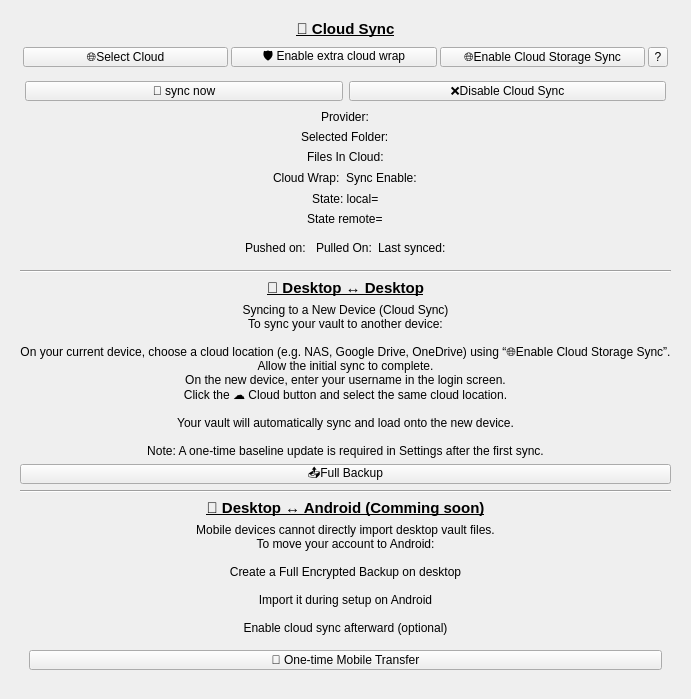
                 <widget class="QWidget" name="scrollAreaWidgetContents_11">
                  <property name="geometry">
                   <rect>
                    <x>0</x>
                    <y>0</y>
                    <width>458</width>
                    <height>531</height>
                   </rect>
                  </property>
                  <layout class="QHBoxLayout" name="horizontalLayout_64">
                   <item>
                    <widget class="QWidget" name="widget_82" native="true">
                     <layout class="QVBoxLayout" name="verticalLayout_49">
                      <item>
                       <widget class="QLabel" name="label_64">
                        <property name="font">
                         <font>
                          <pointsize>11</pointsize>
                          <weight>75</weight>
                          <bold>true</bold>
                          <underline>true</underline>
                         </font>
                        </property>
                        <property name="layoutDirection">
                         <enum>Qt::LeftToRight</enum>
                        </property>
                        <property name="text">
                         <string>🌐 Cloud Sync</string>
                        </property>
                        <property name="alignment">
                         <set>Qt::AlignCenter</set>
                        </property>
                        <property name="margin">
                         <number>1</number>
                        </property>
                       </widget>
                      </item>
                      <item>
                       <widget class="QWidget" name="widget_40" native="true">
                        <layout class="QHBoxLayout" name="horizontalLayout_27">
                         <property name="spacing">
                          <number>3</number>
                         </property>
                         <property name="leftMargin">
                          <number>3</number>
                         </property>
                         <property name="topMargin">
                          <number>3</number>
                         </property>
                         <property name="rightMargin">
                          <number>3</number>
                         </property>
                         <property name="bottomMargin">
                          <number>3</number>
                         </property>
                         <item>
                          <widget class="QPushButton" name="select_cloud">
                           <property name="minimumSize">
                            <size>
                             <width>0</width>
                             <height>20</height>
                            </size>
                           </property>
                           <property name="toolTip">
                            <string>Select or re-link your cloud folder (use this if the folder was moved or is missing).</string>
                           </property>
                           <property name="text">
                            <string>🌐Select Cloud</string>
                           </property>
                          </widget>
                         </item>
                         <item>
                          <widget class="QPushButton" name="extra_cloud_wrap">
                           <property name="minimumSize">
                            <size>
                             <width>0</width>
                             <height>20</height>
                            </size>
                           </property>
                           <property name="toolTip">
                            <string>Add an extra encryption layer to the cloud copy (on top of normal vault encryption). Your data stays unreadable to the provider.</string>
                           </property>
                           <property name="text">
                            <string>🛡️ Enable extra cloud wrap</string>
                           </property>
                          </widget>
                         </item>
                         <item>
                          <widget class="QPushButton" name="move_vault_to_cloud">
                           <property name="minimumSize">
                            <size>
                             <width>0</width>
                             <height>20</height>
                            </size>
                           </property>
                           <property name="toolTip">
                            <string>Convert this local vault to a cloud-backed vault at the selected provider</string>
                           </property>
                           <property name="text">
                            <string>🌐Enable Cloud Storage Sync</string>
                           </property>
                          </widget>
                         </item>
                         <item>
                          <widget class="QToolButton" name="bowser_btn_7">
                           <property name="minimumSize">
                            <size>
                             <width>0</width>
                             <height>20</height>
                            </size>
                           </property>
                           <property name="acceptDrops">
                            <bool>false</bool>
                           </property>
                           <property name="toolTip">
                            <string>Show a quick tour for this page</string>
                           </property>
                           <property name="styleSheet">
                            <string notr="true">padding:1</string>
                           </property>
                           <property name="inputMethodHints">
                            <set>Qt::ImhNone</set>
                           </property>
                           <property name="text">
                            <string>?</string>
                           </property>
                           <property name="popupMode">
                            <enum>QToolButton::DelayedPopup</enum>
                           </property>
                           <property name="toolButtonStyle">
                            <enum>Qt::ToolButtonIconOnly</enum>
                           </property>
                           <property name="autoRaise">
                            <bool>false</bool>
                           </property>
                           <property name="arrowType">
                            <enum>Qt::NoArrow</enum>
                           </property>
                          </widget>
                         </item>
                        </layout>
                       </widget>
                      </item>
                      <item>
                       <widget class="QWidget" name="widget_83" native="true">
                        <layout class="QHBoxLayout" name="horizontalLayout_40">
                         <property name="leftMargin">
                          <number>5</number>
                         </property>
                         <property name="topMargin">
                          <number>5</number>
                         </property>
                         <property name="rightMargin">
                          <number>5</number>
                         </property>
                         <property name="bottomMargin">
                          <number>3</number>
                         </property>
                         <item>
                          <widget class="QPushButton" name="on_sync_now">
                           <property name="minimumSize">
                            <size>
                             <width>0</width>
                             <height>20</height>
                            </size>
                           </property>
                           <property name="toolTip">
                            <string>Push/pull the latest changes with the cloud immediately</string>
                           </property>
                           <property name="styleSheet">
                            <string notr="true"/>
                           </property>
                           <property name="text">
                            <string>🔄 sync now</string>
                           </property>
                          </widget>
                         </item>
                         <item>
                          <widget class="QPushButton" name="stop_cloud_sync">
                           <property name="minimumSize">
                            <size>
                             <width>0</width>
                             <height>20</height>
                            </size>
                           </property>
                           <property name="toolTip">
                            <string>Pause/stop background sync until you re-enable it</string>
                           </property>
                           <property name="text">
                            <string>❌Disable Cloud Sync</string>
                           </property>
                          </widget>
                         </item>
                        </layout>
                       </widget>
                      </item>
                      <item alignment="Qt::AlignHCenter">
                       <widget class="QLabel" name="provid">
                        <property name="text">
                         <string>Provider:</string>
                        </property>
                       </widget>
                      </item>
                      <item alignment="Qt::AlignHCenter">
                       <widget class="QLabel" name="selectfolder">
                        <property name="text">
                         <string>Selected Folder:</string>
                        </property>
                       </widget>
                      </item>
                      <item alignment="Qt::AlignHCenter">
                       <widget class="QLabel" name="file_in_cloud">
                        <property name="text">
                         <string>Files In Cloud:</string>
                        </property>
                       </widget>
                      </item>
                      <item alignment="Qt::AlignHCenter">
                       <widget class="QWidget" name="widget_91" native="true">
                        <layout class="QHBoxLayout" name="horizontalLayout_74">
                         <property name="leftMargin">
                          <number>1</number>
                         </property>
                         <property name="topMargin">
                          <number>1</number>
                         </property>
                         <property name="rightMargin">
                          <number>1</number>
                         </property>
                         <property name="bottomMargin">
                          <number>1</number>
                         </property>
                         <item>
                          <widget class="QLabel" name="extrawrap">
                           <property name="text">
                            <string>Cloud Wrap:</string>
                           </property>
                          </widget>
                         </item>
                         <item>
                          <widget class="QLabel" name="auto_syncset">
                           <property name="text">
                            <string>Sync Enable:</string>
                           </property>
                          </widget>
                         </item>
                        </layout>
                       </widget>
                      </item>
                      <item alignment="Qt::AlignHCenter">
                       <widget class="QLabel" name="statusloc">
                        <property name="text">
                         <string>State: local=</string>
                        </property>
                       </widget>
                      </item>
                      <item alignment="Qt::AlignHCenter">
                       <widget class="QLabel" name="statusremote">
                        <property name="text">
                         <string>State remote=</string>
                        </property>
                       </widget>
                      </item>
                      <item alignment="Qt::AlignHCenter">
                       <widget class="QWidget" name="widget_92" native="true">
                        <layout class="QHBoxLayout" name="horizontalLayout_75">
                         <item>
                          <widget class="QLabel" name="pushed_on">
                           <property name="text">
                            <string>Pushed on: </string>
                           </property>
                          </widget>
                         </item>
                         <item>
                          <widget class="QLabel" name="pulled_on">
                           <property name="text">
                            <string>Pulled On:</string>
                           </property>
                          </widget>
                         </item>
                         <item>
                          <widget class="QLabel" name="synced_on">
                           <property name="text">
                            <string>Last synced:</string>
                           </property>
                          </widget>
                         </item>
                        </layout>
                       </widget>
                      </item>
                      <item>
                       <widget class="Line" name="line_7">
                        <property name="orientation">
                         <enum>Qt::Horizontal</enum>
                        </property>
                       </widget>
                      </item>
                      <item>
                       <widget class="QLabel" name="label_67">
                        <property name="font">
                         <font>
                          <pointsize>11</pointsize>
                          <weight>75</weight>
                          <bold>true</bold>
                          <underline>true</underline>
                         </font>
                        </property>
                        <property name="layoutDirection">
                         <enum>Qt::LeftToRight</enum>
                        </property>
                        <property name="text">
                         <string>📱 Desktop ↔ Desktop</string>
                        </property>
                        <property name="alignment">
                         <set>Qt::AlignCenter</set>
                        </property>
                        <property name="margin">
                         <number>1</number>
                        </property>
                       </widget>
                      </item>
                      <item>
                       <widget class="QLabel" name="label_66">
                        <property name="text">
                         <string>Syncing to a New Device (Cloud Sync)
To sync your vault to another device:

On your current device, choose a cloud location (e.g. NAS, Google Drive, OneDrive) using “🌐Enable Cloud Storage Sync”.
Allow the initial sync to complete.
On the new device, enter your username in the login screen.
Click the ☁️ Cloud button and select the same cloud location.

Your vault will automatically sync and load onto the new device.

Note: A one-time baseline update is required in Settings after the first sync.</string>
                        </property>
                        <property name="alignment">
                         <set>Qt::AlignCenter</set>
                        </property>
                       </widget>
                      </item>
                      <item>
                       <widget class="QPushButton" name="exportVaultButton_3">
                        <property name="minimumSize">
                         <size>
                          <width>0</width>
                          <height>20</height>
                         </size>
                        </property>
                        <property name="styleSheet">
                         <string notr="true"/>
                        </property>
                        <property name="text">
                         <string>📤Full Backup</string>
                        </property>
                       </widget>
                      </item>
                      <item>
                       <widget class="Line" name="line_6">
                        <property name="orientation">
                         <enum>Qt::Horizontal</enum>
                        </property>
                       </widget>
                      </item>
                      <item>
                       <widget class="QLabel" name="label_65">
                        <property name="font">
                         <font>
                          <pointsize>11</pointsize>
                          <weight>75</weight>
                          <bold>true</bold>
                          <underline>true</underline>
                         </font>
                        </property>
                        <property name="layoutDirection">
                         <enum>Qt::LeftToRight</enum>
                        </property>
                        <property name="text">
                         <string>📱 Desktop ↔ Android (Comming soon)</string>
                        </property>
                        <property name="alignment">
                         <set>Qt::AlignCenter</set>
                        </property>
                        <property name="margin">
                         <number>1</number>
                        </property>
                       </widget>
                      </item>
                      <item>
                       <widget class="QLabel" name="label_9">
                        <property name="text">
                         <string>Mobile devices cannot directly import desktop vault files.
To move your account to Android:

Create a Full Encrypted Backup on desktop

Import it during setup on Android

Enable cloud sync afterward (optional)</string>
                        </property>
                        <property name="alignment">
                         <set>Qt::AlignCenter</set>
                        </property>
                        <property name="wordWrap">
                         <bool>true</bool>
                        </property>
                       </widget>
                      </item>
                      <item>
                       <widget class="QWidget" name="widget_89" native="true">
                        <layout class="QHBoxLayout" name="horizontalLayout_65">
                         <item>
                          <widget class="QPushButton" name="one_time_mobile_transfer_">
                           <property name="minimumSize">
                            <size>
                             <width>0</width>
                             <height>20</height>
                            </size>
                           </property>
                           <property name="toolTip">
                            <string>Convert this local vault to a cloud-backed vault at the selected provider</string>
                           </property>
                           <property name="styleSheet">
                            <string notr="true"/>
                           </property>
                           <property name="text">
                            <string>💽 One-time Mobile Transfer</string>
                           </property>
                          </widget>
                         </item>
                        </layout>
                       </widget>
                      </item>
                     </layout>
                    </widget>
                   </item>
                  </layout>
                 </widget>
